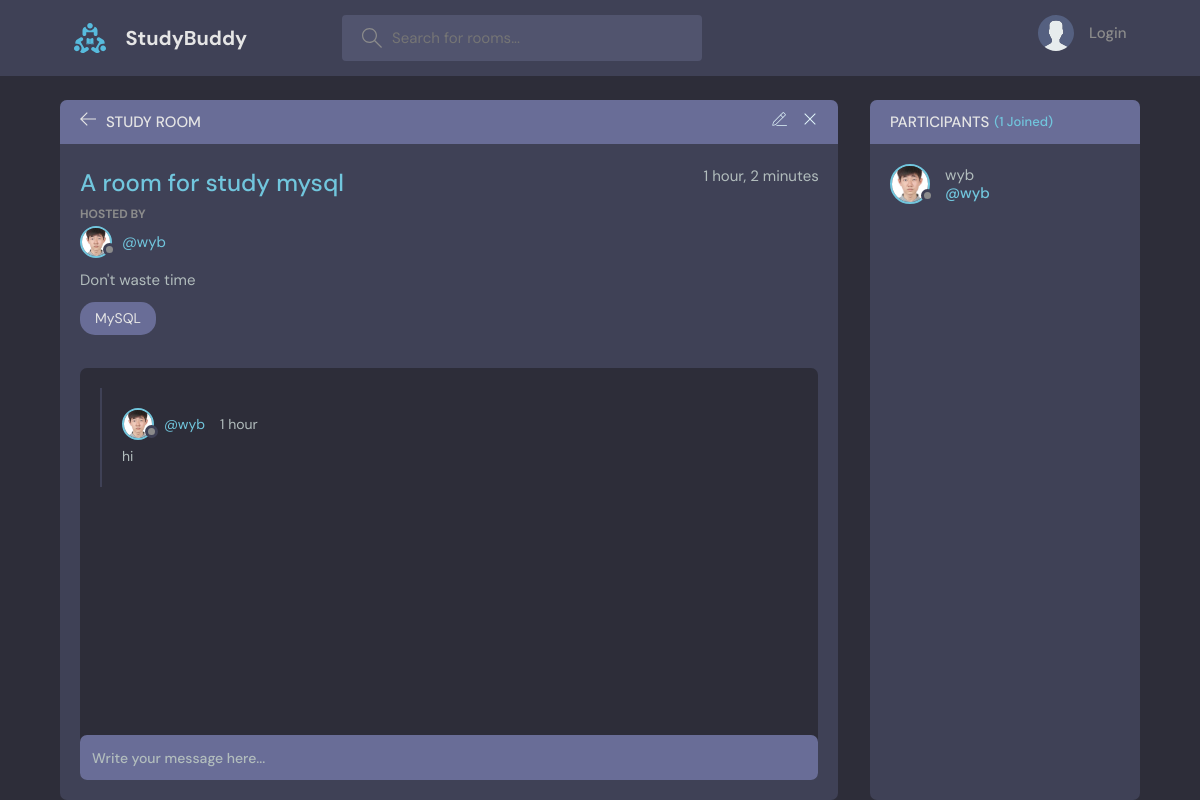
Page /room/2/ on the committed database.
### base/models.py (models this page shows, shortened)
class Room(models.Model):
    host = models.ForeignKey(User, on_delete=models.SET_NULL, null=True)
    topic = models.ForeignKey(Topic, on_delete=models.SET_NULL, null=True)
    name = models.CharField(max_length=20)
    description = models.TextField(null=True, blank=True)
    participants = models.ManyToManyField(User, related_name="participants", blank=True)
    updated = models.DateTimeField(auto_now=True)
    created = models.DateTimeField(auto_now_add=True)
    class Meta:
        ordering = ['-updated','-created']

class User(AbstractUser):
    name = models.CharField(max_length=200, null=True)
    email = models.EmailField(unique=True, null=True)
    bio = models.TextField(null=True)
    avatar = models.ImageField(null=True, default="avatar.svg")
    USERNAME_FIELD = 'email'
    REQUIRED_FIELDS = []

class Topic(models.Model):
    name = models.CharField(max_length=200)
    def __str__(self):
        return self.name

class Message(models.Model):
    user = models.ForeignKey(User, on_delete=models.CASCADE)
    room = models.ForeignKey(Room, on_delete=models.CASCADE)
    body = models.TextField()
    updated = models.DateTimeField(auto_now=True)
    created = models.DateTimeField(auto_now_add=True)
    class Meta:
        ordering = ['-updated','-created']

### base/views.py (the view, shortened to what this page needs)
# urls.py: path('room/<str:pk>/', views.get_rooms),
def room(req: HttpRequest, pk:str):
    room:dict = Room.objects.get(id=pk)
    room_messages = room.message_set.all().order_by("-created")
    participants = room.participants.all()
    context_table = {
        "room":room,
        "messages":room_messages,
        "req": req,
        "participants": participants
    }
    return render(req, "base/room.html", context_table)

### base/templates/base/room.html (shortened to what this page needs)
{% extends 'main.html' %}
{% block content %}
    <main class="profile-page layout layout--2">
      <div class="container">
        <div class="room">
          <div class="room__top">
            <div class="room__topLeft">
              <a href="{% url 'home' %}">
                <svg version="1.1" xmlns="http://www.w3.org/2000/svg" width="32" height="32" viewBox="0 0 32 32">
                  <title>arrow-left</title>
                  <path
                    d="M13.723 2.286l-13.723 13.714 13.719 13.714 1.616-1.611-10.96-10.96h27.625v-2.286h-27.625l10.965-10.965-1.616-1.607z"
                  ></path>
                </svg>
              </a>
              <h3>Study Room</h3>
            </div>
            <div class="room__topRight">
              <a href="{% url 'update-room' room.id %}">
              </a>
              <a href="{% url 'delete-room' room.id %}">
                <svg version="1.1" xmlns="http://www.w3.org/2000/svg" width="32" height="32" viewBox="0 0 32 32">
                  <title>remove</title>
                  <path
                    d="M27.314 6.019l-1.333-1.333-9.98 9.981-9.981-9.981-1.333 1.333 9.981 9.981-9.981 9.98 1.333 1.333 9.981-9.98 9.98 9.98 1.333-1.333-9.98-9.98 9.98-9.981z"
                  ></path>
                </svg>
              </a>
            </div>
          </div>
          <div class="room__box scroll">
            <div class="room__header scroll">
              <div class="room__info">
                <h3>{{room.name}}</h3>
                <span>{{room.created|timesince}}</span>
              </div>
              <div class="room__hosted">
                <p>Hosted By</p>
                <a href="{% url 'user-profile' room.host.id %}" class="room__author">
                  <div class="avatar avatar--small">
                    <img src="{{room.host.avatar.url}}" />
                  </div>
                  <span>@{{room.host.username}}</span>
                </a>
              </div>
              <div class="room__details">
                {{room.description}}
              </div>
              <span class="room__topics">{{room.topic}}</span>
            </div>
            <div class="room__conversation">
              <div class="threads scroll">
                {% for message in messages %}
                <div class="thread">
                  <div class="thread__top">
                    <div class="thread__author">
                      <a href="{% url 'user-profile' message.user.id %}" class="thread__authorInfo">
                        <div class="avatar avatar--small">
                          <img src="{{message.user.avatar.url}}" />
                        </div>
                        <span>@{{message.user.username}}</span>
                      </a>
                      <span class="thread__date">{{message.updated|timesince}}</span>
                    </div>
                  </div>
                  <div class="thread__details">
                    {{message.body}}
                  </div>
                </div>
                {% endfor %}
              </div>
            </div>
          </div>
          <div class="room__message">
            <form action="" method="POST">
              <input type="text" name="body" placeholder="Write your message here..." />
            </form>
          </div>
        </div>
        <div class="participants">
          <h3 class="participants__top">Participants <span>({{room.participants.all.count}} Joined)</span></h3>
          <div class="participants__list scroll">
            {% for participant in participants %}
            <a href="profile.html" class="participant">
              <div class="avatar avatar--medium">
                <img src="{{participant.avatar.url}}" />
              </div>
              <p>
                {{participant.username}}
                <span>@{{participant.username}}</span>
              </p>
            </a>
            {% endfor %}
          </div>
        </div>
      </div>
    </main>
{% endblock content %}

### rows in the picture
Room: name "A room for study mysql", created "1 hour, 2 minutes", host.avatar (picture), host.username "wyb", description "Don't waste time", topic "MySQL", participants.all.count "1"
Message: user.avatar (picture), user.username "wyb", updated "1 hour", body "hi"
User: avatar (picture), username "wyb"
